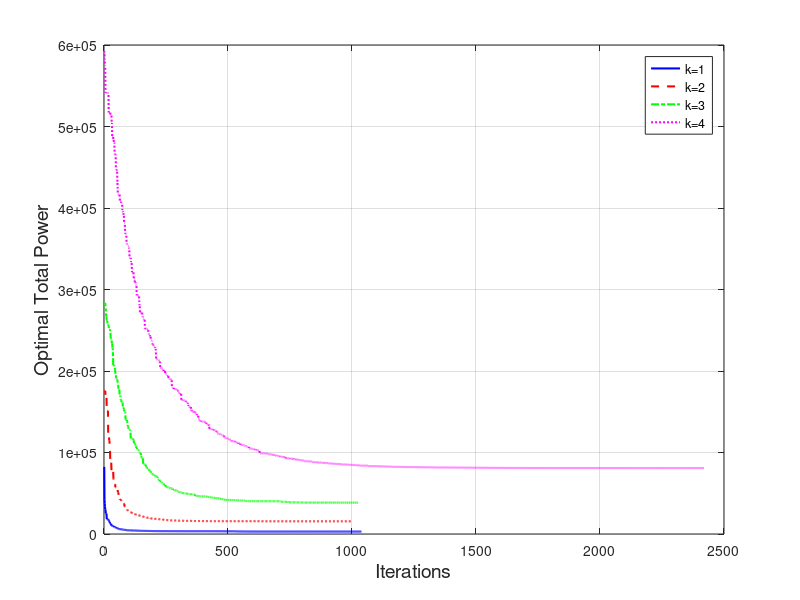

The MATLAB script that drew this image:
clc; clear;

% 设置图形显示参数
set(0, 'DefaultAxesFontSize', 10);
set(0, 'DefaultTextFontSize', 12);

time = [401.756737, 1209.862061, 281.671530, 506.041486];

% 加载数据
load('case2_GA1_record.mat', 'record1');
load('case2_GA2_record.mat', 'record2');
load('case2_GA3_record.mat', 'record3');
load('case2_GA4_record.mat', 'record4');

% % 找到最大长度，用于统一x轴
% max_len = max([length(record1), length(record2), length(record3), length(record4)]);
% 
% % 创建图形
% figure('Position', [100, 100, 1200, 800]);
% 
% % (a) k=1 遗传算法收敛曲线
% subplot(2, 2, 1);
% plot(record1, 'b-', 'LineWidth', 2);
% xlabel('Iterations', 'FontSize', 16);
% ylabel('Optimal Total Power', 'FontSize', 16);
% title('(a) k=1', 'FontSize', 16, 'FontWeight', 'bold');
% grid on;
% 
% % 添加收敛值标注
% final_value1 = record1(end);
% text(length(record1)*0.5, max(record1)*0.8, sprintf('Final Power: %.2e', final_value1), ...
%     'FontSize', 14, 'BackgroundColor', 'white');
% text(length(record1)*0.5, max(record1)*0.65, sprintf('runtime: %.2f S', time(1)), ...
%     'FontSize', 16, 'BackgroundColor', 'white');
% 
% % (b) k=2 遗传算法收敛曲线
% subplot(2, 2, 2);
% plot(record2, 'r-', 'LineWidth', 2);
% xlabel('Iterations', 'FontSize', 16);
% ylabel('Optimal Total Power', 'FontSize', 16);
% title('(b) k=2', 'FontSize', 16, 'FontWeight', 'bold');
% grid on;
% 
% % 添加收敛值标注
% final_value2 = record2(end);
% text(length(record2)*0.5, max(record2)*0.8, sprintf('Final Power: %.2e', final_value2), ...
%     'FontSize', 14, 'BackgroundColor', 'white');
% text(length(record2)*0.5, max(record2)*0.65, sprintf('runtime: %.2f S', time(2)), ...
%     'FontSize', 16, 'BackgroundColor', 'white');
% 
% % (c) k=3 遗传算法收敛曲线
% subplot(2, 2, 3);
% plot(record3, 'g-', 'LineWidth', 2);
% xlabel('Iterations', 'FontSize', 16);
% ylabel('Optimal Total Power', 'FontSize', 16);
% title('(c) k=3', 'FontSize', 16, 'FontWeight', 'bold');
% grid on;
% 
% % 添加收敛值标注
% final_value3 = record3(end);
% text(length(record3)*0.45, max(record3)*0.8, sprintf('Final Power: %.2e', final_value3), ...
%     'FontSize', 16, 'BackgroundColor', 'white');
% text(length(record3)*0.45, max(record3)*0.65, sprintf('runtime: %.2f S', time(3)), ...
%     'FontSize', 16, 'BackgroundColor', 'white');
% 
% % (d) k=4 遗传算法收敛曲线
% subplot(2, 2, 4);
% plot(record4, 'm-', 'LineWidth', 2);
% xlabel('Iterations', 'FontSize', 16);
% ylabel('Optimal Total Power', 'FontSize', 16);
% title('(d) k=4', 'FontSize', 16, 'FontWeight', 'bold');
% grid on;
% 
% % 添加收敛值标注
% final_value4 = record4(end);
% text(length(record4)*0.4, max(record4)*0.8, sprintf('Final Power: %.2e W', final_value4), ...
%     'FontSize', 16, 'BackgroundColor', 'white');
% text(length(record4)*0.4, max(record4)*0.65, sprintf('runtime: %.2f S', time(4)), ...
%     'FontSize', 16, 'BackgroundColor', 'white');
% 
% % 添加总标题
% % sgtitle('遗传算法在不同融合规则下的优化性能对比', 'FontSize', 14, 'FontWeight', 'bold');
% 
% % 调整子图间距
% h = gcf;
% set(h, 'PaperPositionMode', 'auto');

figure;
plot(1:length(record1), record1, 'b-', 'LineWidth', 1.5, 'DisplayName', 'k=1');
hold on;
plot(1:length(record2), record2, 'r--', 'LineWidth', 1.5, 'DisplayName', 'k=2');
plot(1:length(record3), record3, 'g-.', 'LineWidth', 1.5, 'DisplayName', 'k=3');
plot(1:length(record4), record4, 'm:', 'LineWidth', 1.5, 'DisplayName', 'k=4');
hold off;

xlabel('Iterations', 'FontSize', 14);
ylabel('Optimal Total Power', 'FontSize', 14);
legend('show');
grid on;

% 保存图形
print('case2_GA1234.jpg', '-dpng', '-r300');
fprintf('图形已保存为 case2_GA1234.jpg\n');
